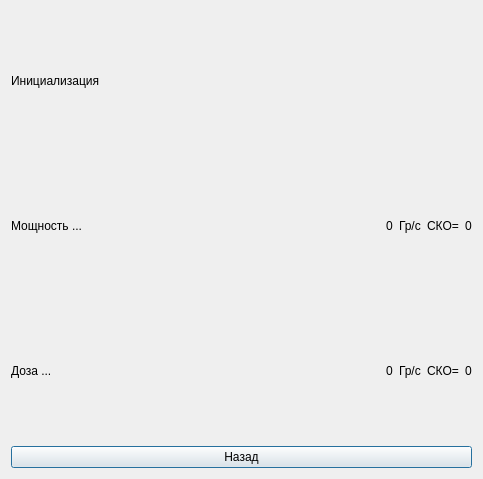
<?xml version="1.0" encoding="UTF-8"?>
<ui version="4.0">
 <class>Auto_measurement_result</class>
 <widget class="QDialog" name="Auto_measurement_result">
  <property name="geometry">
   <rect>
    <x>0</x>
    <y>0</y>
    <width>483</width>
    <height>479</height>
   </rect>
  </property>
  <property name="windowTitle">
   <string>Dialog</string>
  </property>
  <layout class="QVBoxLayout" name="verticalLayout">
   <item>
    <widget class="QLabel" name="label">
     <property name="text">
      <string>Инициализация</string>
     </property>
    </widget>
   </item>
   <item>
    <layout class="QHBoxLayout" name="horizontalLayout_2">
     <item>
      <widget class="QLabel" name="label_2">
       <property name="text">
        <string>Мощность ...</string>
       </property>
      </widget>
     </item>
     <item>
      <spacer name="horizontalSpacer_2">
       <property name="orientation">
        <enum>Qt::Horizontal</enum>
       </property>
       <property name="sizeHint" stdset="0">
        <size>
         <width>40</width>
         <height>20</height>
        </size>
       </property>
      </spacer>
     </item>
     <item>
      <widget class="QLabel" name="label_3">
       <property name="text">
        <string>0</string>
       </property>
      </widget>
     </item>
     <item>
      <widget class="QLabel" name="label_4">
       <property name="text">
        <string>Гр/с</string>
       </property>
      </widget>
     </item>
     <item>
      <widget class="QLabel" name="label_5">
       <property name="text">
        <string>СКО=</string>
       </property>
      </widget>
     </item>
     <item>
      <widget class="QLabel" name="label_6">
       <property name="text">
        <string>0</string>
       </property>
      </widget>
     </item>
    </layout>
   </item>
   <item>
    <layout class="QHBoxLayout" name="horizontalLayout">
     <item>
      <widget class="QLabel" name="label_8">
       <property name="text">
        <string>Доза ...</string>
       </property>
      </widget>
     </item>
     <item>
      <spacer name="horizontalSpacer">
       <property name="orientation">
        <enum>Qt::Horizontal</enum>
       </property>
       <property name="sizeHint" stdset="0">
        <size>
         <width>40</width>
         <height>20</height>
        </size>
       </property>
      </spacer>
     </item>
     <item>
      <widget class="QLabel" name="label_7">
       <property name="text">
        <string>0</string>
       </property>
      </widget>
     </item>
     <item>
      <widget class="QLabel" name="label_9">
       <property name="text">
        <string>Гр/с</string>
       </property>
      </widget>
     </item>
     <item>
      <widget class="QLabel" name="label_10">
       <property name="text">
        <string>СКО=</string>
       </property>
      </widget>
     </item>
     <item>
      <widget class="QLabel" name="label_11">
       <property name="text">
        <string>0</string>
       </property>
      </widget>
     </item>
    </layout>
   </item>
   <item>
    <widget class="QPushButton" name="pushButton">
     <property name="text">
      <string>Назад</string>
     </property>
    </widget>
   </item>
  </layout>
 </widget>
 <resources/>
 <connections/>
</ui>
